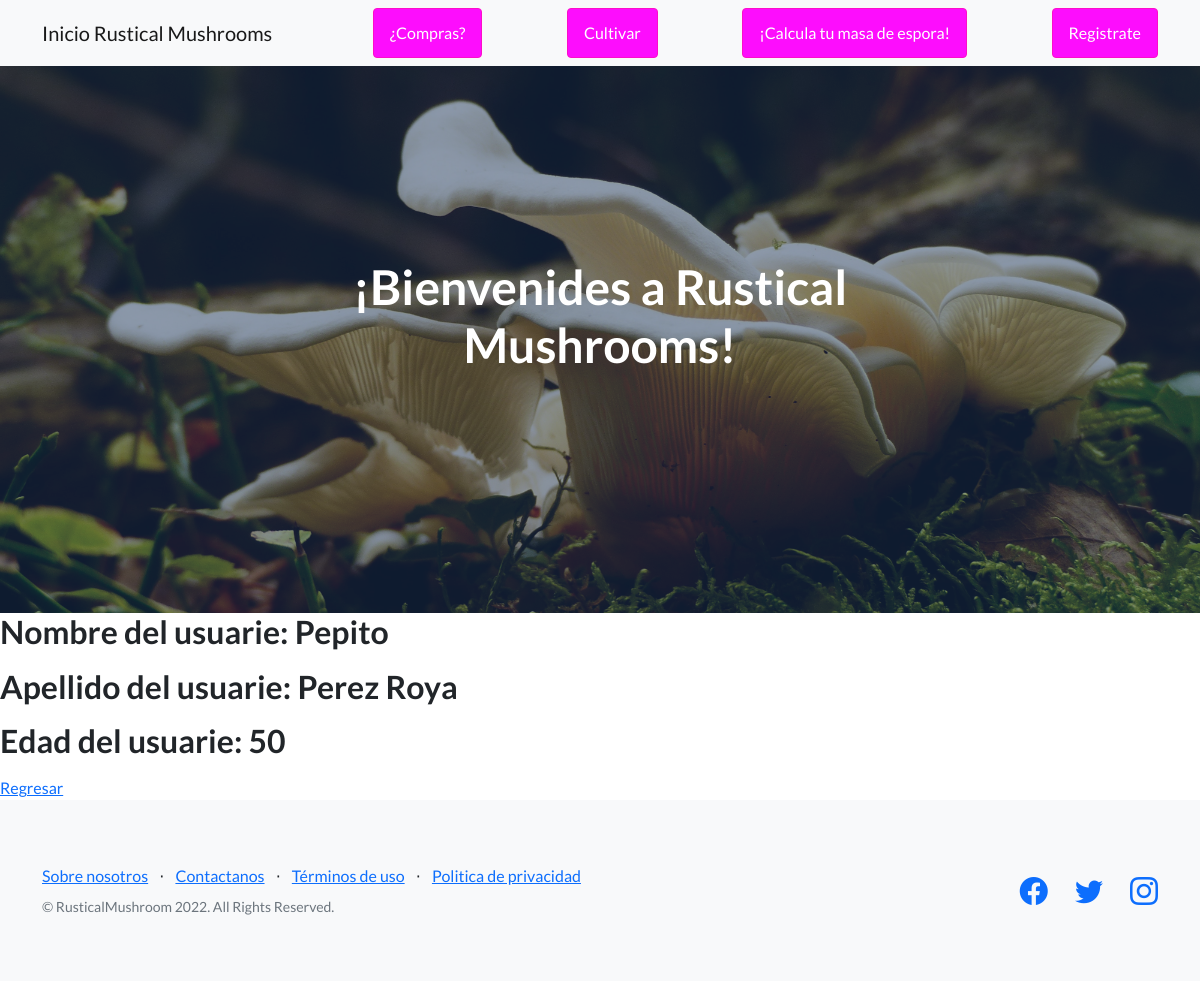
The page /RusticalApp/user/detail/3 on the database its author committed.
### RusticalApp/models.py (models this page shows)
class usuario1(models.Model):
    Nombre=models.CharField(max_length=40)
    Apellidos=models.CharField(max_length=40)
    Edad=models.IntegerField()

### RusticalApp/views.py (the view)
# urls.py: path("user/detail/<pk>", views.UserDetail.as_view(),name='Detail'),
class UserDetail(DetailView):#Userlist va a heredar a Listview
    model=usuario1
    template='RusticalApp/usuario1_detail.html'

### RusticalApp/Templates/RusticalApp/usuario1_detail.html
{% extends "RusticalApp/padre.html" %}
{% load static %}
{% block Changingcontent %}
<h2>
    <p>Nombre del usuarie: {{usuario1.Nombre}}</p>
    <p>Apellido del usuarie: {{usuario1.Apellidos}}</p>
    <p>Edad del usuarie: {{usuario1.Edad}}</p>
</h2>
<a href="{% url 'List' %}">Regresar</a>
{% endblock %}

### rows shown on the page
usuario1: Nombre "Pepito", Apellidos "Perez Roya", Edad "50"
